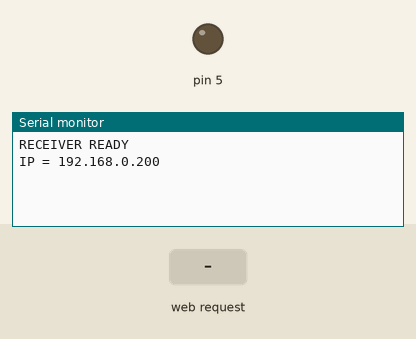
Recording of a sketch running on a simulated Arduino Uno, built with avr-gcc and run on an emulated ATmega328P. On the bench: output pins drawn as LEDs (lit = HIGH), the last lines printed to the serial monitor. The test bench sets the inputs (shaded band). WiFi joins after 1.5 s; servers stay silent unless stated.

Above: at 1.2 s.
1.3 s: HTTP request GET /ON received
At 2.3 s:
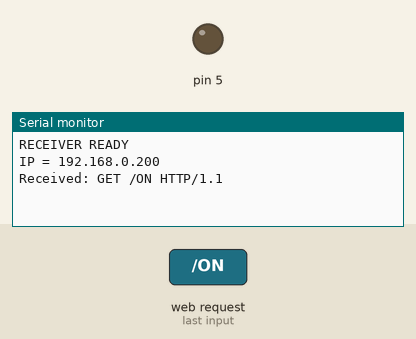
2.8 s: HTTP request GET /OFF received
At 3.5 s:
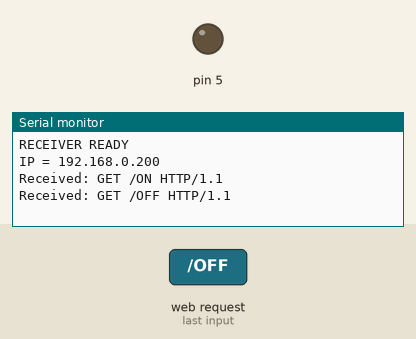

The sketch:

Receiver_Node.ino
```cpp
#include <SPI.h>
#include <Ethernet.h>
byte mac[] = {0xDE,0xAD,0xBE,0xEF,0xFE,0x10};
IPAddress ip(192,168,0,200);
EthernetServer server(80);
void setup()
{
  Serial.begin(9600);
  pinMode(5, OUTPUT);
  digitalWrite(5, LOW);
  Ethernet.init(10);
  Ethernet.begin(mac, ip);
  server.begin();
  Serial.println("RECEIVER READY");
  Serial.print("IP = ");
  Serial.println(Ethernet.localIP());
}
void loop()
{
  EthernetClient client = server.available();
  if(client)
  {
    String msg = "";
    while(client.connected())
    {
      while(client.available())
      {
        char c = client.read();
        if(c == '\n')
        {
          msg.trim();
          Serial.print("Received: ");
          Serial.println(msg);
          if(msg == "ON")
          {
            digitalWrite(5, HIGH);
            Serial.println("LED ON");
          }
          if(msg == "OFF")
          {
            digitalWrite(5, LOW);
            Serial.println("LED OFF");
          }
          client.stop();
          return;
        }
        msg += c;
      }
    }
    client.stop();
  }
}
```

Measured:
- after the input at 1.3 s, the serial monitor: prints a new line at once (image 1)
- after the input at 2.8 s, the serial monitor: prints a new line at once (image 2)
